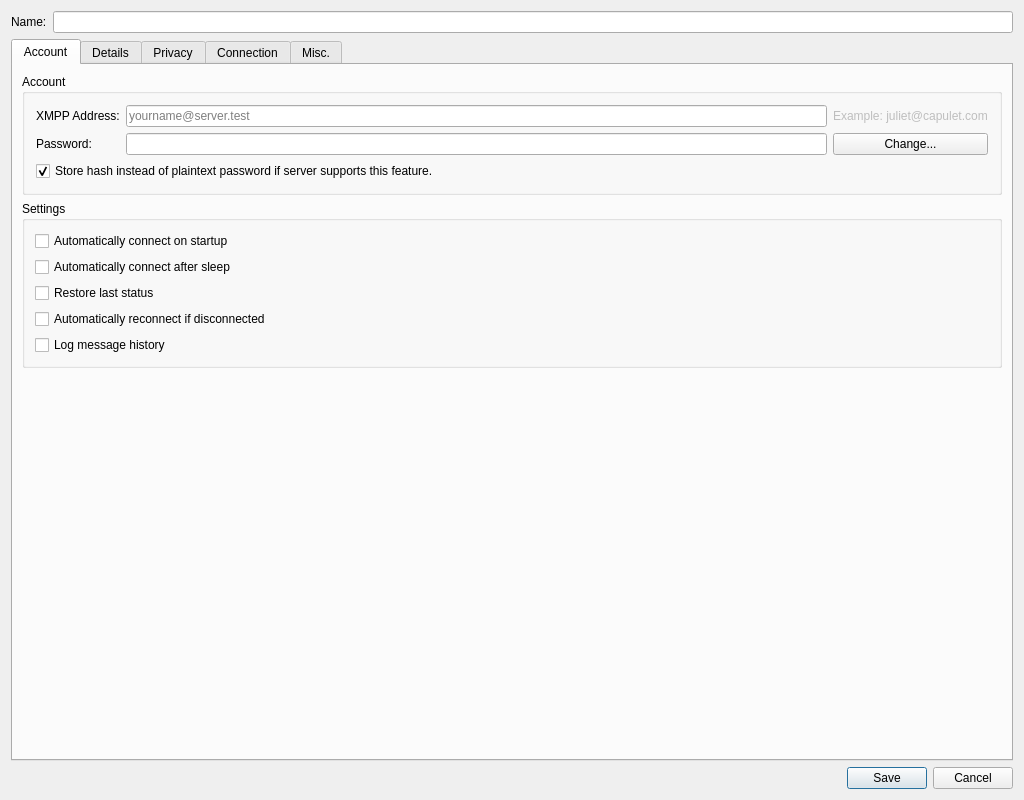
<?xml version="1.0" encoding="UTF-8"?>
<ui version="4.0">
 <class>AccountModify</class>
 <widget class="QDialog" name="AccountModify">
  <property name="geometry">
   <rect>
    <x>0</x>
    <y>0</y>
    <width>1024</width>
    <height>800</height>
   </rect>
  </property>
  <property name="windowTitle">
   <string>Account Properties</string>
  </property>
  <property name="windowIcon">
   <iconset resource="../iconsets.qrc">
    <normaloff>:/iconsets/system/default/account.png</normaloff>:/iconsets/system/default/account.png</iconset>
  </property>
  <layout class="QVBoxLayout" name="_2">
   <item>
    <layout class="QHBoxLayout" name="_3">
     <item>
      <widget class="QLabel" name="lb_name">
       <property name="text">
        <string>Name:</string>
       </property>
      </widget>
     </item>
     <item>
      <widget class="QLineEdit" name="le_name"/>
     </item>
    </layout>
   </item>
   <item>
    <widget class="QTabWidget" name="tab_main">
     <property name="tabShape">
      <enum>QTabWidget::Rounded</enum>
     </property>
     <property name="currentIndex">
      <number>0</number>
     </property>
     <widget class="QWidget" name="tab_account">
      <attribute name="title">
       <string>Account</string>
      </attribute>
      <layout class="QVBoxLayout">
       <property name="spacing">
        <number>6</number>
       </property>
       <property name="leftMargin">
        <number>9</number>
       </property>
       <property name="topMargin">
        <number>9</number>
       </property>
       <property name="rightMargin">
        <number>9</number>
       </property>
       <property name="bottomMargin">
        <number>9</number>
       </property>
       <item>
        <widget class="QGroupBox" name="gb_account">
         <property name="title">
          <string>Account</string>
         </property>
         <layout class="QVBoxLayout">
          <property name="spacing">
           <number>6</number>
          </property>
          <property name="leftMargin">
           <number>11</number>
          </property>
          <property name="topMargin">
           <number>11</number>
          </property>
          <property name="rightMargin">
           <number>11</number>
          </property>
          <property name="bottomMargin">
           <number>11</number>
          </property>
          <item>
           <layout class="QGridLayout">
            <property name="leftMargin">
             <number>0</number>
            </property>
            <property name="topMargin">
             <number>0</number>
            </property>
            <property name="rightMargin">
             <number>0</number>
            </property>
            <property name="bottomMargin">
             <number>0</number>
            </property>
            <property name="spacing">
             <number>6</number>
            </property>
            <item row="0" column="0">
             <widget class="QLabel" name="lb_jid">
              <property name="text">
               <string>XMPP Address:</string>
              </property>
             </widget>
            </item>
            <item row="0" column="1">
             <widget class="QLineEdit" name="le_jid">
              <property name="toolTip">
               <string>Example: juliet@capulet.com</string>
              </property>
              <property name="inputMethodHints">
               <set>Qt::ImhEmailCharactersOnly|Qt::ImhNoAutoUppercase|Qt::ImhPreferLatin|Qt::ImhPreferLowercase</set>
              </property>
              <property name="placeholderText">
               <string extracomment="Like email">yourname@server.test</string>
              </property>
             </widget>
            </item>
            <item row="0" column="2">
             <widget class="QLabel" name="lb_example">
              <property name="enabled">
               <bool>false</bool>
              </property>
              <property name="text">
               <string>Example: juliet@capulet.com</string>
              </property>
             </widget>
            </item>
            <item row="1" column="0">
             <widget class="QLabel" name="textLabel1">
              <property name="text">
               <string>Password:</string>
              </property>
             </widget>
            </item>
            <item row="1" column="1">
             <widget class="QLineEdit" name="le_pass">
              <property name="inputMethodHints">
               <set>Qt::ImhNoAutoUppercase|Qt::ImhNoPredictiveText|Qt::ImhPreferLatin|Qt::ImhSensitiveData</set>
              </property>
              <property name="echoMode">
               <enum>QLineEdit::Password</enum>
              </property>
             </widget>
            </item>
            <item row="1" column="2">
             <widget class="QPushButton" name="pb_changepw">
              <property name="text">
               <string>Change...</string>
              </property>
             </widget>
            </item>
            <item row="2" column="0" colspan="3">
             <widget class="QCheckBox" name="ck_scram_salted_password">
              <property name="toolTip">
               <string>&lt;b&gt;Attention!&lt;/b&gt;
                &lt;br/&gt;
                When you enable this option you will not be able to find your password in config files. Only hash text will be there. So if you forget your password, it will be lost if you have not make a backup somewhere else.</string>
              </property>
              <property name="text">
               <string>Store hash instead of plaintext password if server supports this feature.</string>
              </property>
              <property name="checked">
               <bool>true</bool>
              </property>
             </widget>
            </item>
           </layout>
          </item>
         </layout>
        </widget>
       </item>
       <item>
        <widget class="QGroupBox" name="groupBox46">
         <property name="title">
          <string>Settings</string>
         </property>
         <layout class="QVBoxLayout">
          <property name="spacing">
           <number>6</number>
          </property>
          <property name="leftMargin">
           <number>10</number>
          </property>
          <property name="topMargin">
           <number>10</number>
          </property>
          <property name="rightMargin">
           <number>10</number>
          </property>
          <property name="bottomMargin">
           <number>10</number>
          </property>
          <item>
           <widget class="QCheckBox" name="ck_auto">
            <property name="text">
             <string>Automatically connect on startup</string>
            </property>
           </widget>
          </item>
          <item>
           <widget class="QCheckBox" name="ck_connectAfterSleep">
            <property name="text">
             <string>Automatically connect after sleep</string>
            </property>
           </widget>
          </item>
          <item>
           <widget class="QCheckBox" name="ck_autoSameStatus">
            <property name="text">
             <string>Restore last status</string>
            </property>
           </widget>
          </item>
          <item>
           <widget class="QCheckBox" name="ck_reconn">
            <property name="text">
             <string>Automatically reconnect if disconnected</string>
            </property>
           </widget>
          </item>
          <item>
           <widget class="QCheckBox" name="ck_log">
            <property name="text">
             <string>Log message history</string>
            </property>
           </widget>
          </item>
         </layout>
        </widget>
       </item>
       <item>
        <spacer>
         <property name="orientation">
          <enum>Qt::Vertical</enum>
         </property>
         <property name="sizeType">
          <enum>QSizePolicy::Expanding</enum>
         </property>
         <property name="sizeHint" stdset="0">
          <size>
           <width>20</width>
           <height>0</height>
          </size>
         </property>
        </spacer>
       </item>
      </layout>
     </widget>
     <widget class="QWidget" name="tab_details">
      <attribute name="title">
       <string>Details</string>
      </attribute>
      <layout class="QVBoxLayout">
       <property name="spacing">
        <number>6</number>
       </property>
       <property name="leftMargin">
        <number>9</number>
       </property>
       <property name="topMargin">
        <number>9</number>
       </property>
       <property name="rightMargin">
        <number>9</number>
       </property>
       <property name="bottomMargin">
        <number>9</number>
       </property>
       <item>
        <widget class="QGroupBox" name="gb_personal">
         <property name="title">
          <string>Personal Information</string>
         </property>
         <layout class="QVBoxLayout">
          <property name="spacing">
           <number>6</number>
          </property>
          <property name="leftMargin">
           <number>11</number>
          </property>
          <property name="topMargin">
           <number>11</number>
          </property>
          <property name="rightMargin">
           <number>11</number>
          </property>
          <property name="bottomMargin">
           <number>11</number>
          </property>
          <item>
           <widget class="QLabel" name="TextLabel3">
            <property name="text">
             <string>&lt;qt&gt;Information about you is stored as a VCard on the server, which other people can retrieve at any time.&lt;/qt&gt;</string>
            </property>
            <property name="wordWrap">
             <bool>true</bool>
            </property>
           </widget>
          </item>
          <item>
           <layout class="QHBoxLayout">
            <property name="spacing">
             <number>6</number>
            </property>
            <property name="leftMargin">
             <number>0</number>
            </property>
            <property name="topMargin">
             <number>0</number>
            </property>
            <property name="rightMargin">
             <number>0</number>
            </property>
            <property name="bottomMargin">
             <number>0</number>
            </property>
            <item>
             <spacer>
              <property name="orientation">
               <enum>Qt::Horizontal</enum>
              </property>
              <property name="sizeType">
               <enum>QSizePolicy::Expanding</enum>
              </property>
              <property name="sizeHint" stdset="0">
               <size>
                <width>0</width>
                <height>0</height>
               </size>
              </property>
             </spacer>
            </item>
            <item>
             <widget class="QPushButton" name="pb_vcard">
              <property name="text">
               <string>Edit Personal &amp;Details...</string>
              </property>
             </widget>
            </item>
           </layout>
          </item>
         </layout>
        </widget>
       </item>
       <item>
        <spacer>
         <property name="orientation">
          <enum>Qt::Vertical</enum>
         </property>
         <property name="sizeType">
          <enum>QSizePolicy::Expanding</enum>
         </property>
         <property name="sizeHint" stdset="0">
          <size>
           <width>20</width>
           <height>0</height>
          </size>
         </property>
        </spacer>
       </item>
      </layout>
     </widget>
     <widget class="QWidget" name="tab_privacy">
      <attribute name="title">
       <string>Privacy</string>
      </attribute>
      <layout class="QVBoxLayout">
       <property name="spacing">
        <number>6</number>
       </property>
       <property name="leftMargin">
        <number>9</number>
       </property>
       <property name="topMargin">
        <number>9</number>
       </property>
       <property name="rightMargin">
        <number>9</number>
       </property>
       <property name="bottomMargin">
        <number>9</number>
       </property>
       <item>
        <widget class="QStackedWidget" name="ws_privacy">
         <property name="currentIndex">
          <number>1</number>
         </property>
         <widget class="QWidget" name="pg_privacyStatus">
          <layout class="QVBoxLayout">
           <property name="spacing">
            <number>6</number>
           </property>
           <property name="leftMargin">
            <number>0</number>
           </property>
           <property name="topMargin">
            <number>0</number>
           </property>
           <property name="rightMargin">
            <number>0</number>
           </property>
           <property name="bottomMargin">
            <number>0</number>
           </property>
           <item>
            <spacer>
             <property name="orientation">
              <enum>Qt::Vertical</enum>
             </property>
             <property name="sizeHint" stdset="0">
              <size>
               <width>20</width>
               <height>0</height>
              </size>
             </property>
            </spacer>
           </item>
           <item>
            <widget class="QLabel" name="lb_privacyStatus">
             <property name="text">
              <string/>
             </property>
             <property name="alignment">
              <set>Qt::AlignCenter</set>
             </property>
            </widget>
           </item>
           <item>
            <spacer>
             <property name="orientation">
              <enum>Qt::Vertical</enum>
             </property>
             <property name="sizeHint" stdset="0">
              <size>
               <width>20</width>
               <height>0</height>
              </size>
             </property>
            </spacer>
           </item>
          </layout>
         </widget>
         <widget class="QWidget" name="pg_privacy">
          <layout class="QVBoxLayout">
           <property name="spacing">
            <number>6</number>
           </property>
           <property name="leftMargin">
            <number>0</number>
           </property>
           <property name="topMargin">
            <number>0</number>
           </property>
           <property name="rightMargin">
            <number>0</number>
           </property>
           <property name="bottomMargin">
            <number>0</number>
           </property>
           <item>
            <widget class="QGroupBox" name="groupBox">
             <property name="title">
              <string>Blocked Contacts</string>
             </property>
             <layout class="QHBoxLayout">
              <property name="spacing">
               <number>6</number>
              </property>
              <property name="leftMargin">
               <number>9</number>
              </property>
              <property name="topMargin">
               <number>9</number>
              </property>
              <property name="rightMargin">
               <number>9</number>
              </property>
              <property name="bottomMargin">
               <number>9</number>
              </property>
              <item>
               <widget class="QListView" name="lv_blocked"/>
              </item>
              <item>
               <layout class="QVBoxLayout">
                <property name="spacing">
                 <number>6</number>
                </property>
                <property name="leftMargin">
                 <number>0</number>
                </property>
                <property name="topMargin">
                 <number>0</number>
                </property>
                <property name="rightMargin">
                 <number>0</number>
                </property>
                <property name="bottomMargin">
                 <number>0</number>
                </property>
                <item>
                 <widget class="QPushButton" name="pb_addBlock">
                  <property name="text">
                   <string>Add</string>
                  </property>
                 </widget>
                </item>
                <item>
                 <widget class="QPushButton" name="pb_removeBlock">
                  <property name="text">
                   <string>Remove</string>
                  </property>
                 </widget>
                </item>
                <item>
                 <spacer>
                  <property name="orientation">
                   <enum>Qt::Vertical</enum>
                  </property>
                  <property name="sizeHint" stdset="0">
                   <size>
                    <width>20</width>
                    <height>0</height>
                   </size>
                  </property>
                 </spacer>
                </item>
               </layout>
              </item>
             </layout>
            </widget>
           </item>
           <item>
            <layout class="QHBoxLayout">
             <property name="spacing">
              <number>6</number>
             </property>
             <property name="leftMargin">
              <number>0</number>
             </property>
             <property name="topMargin">
              <number>0</number>
             </property>
             <property name="rightMargin">
              <number>0</number>
             </property>
             <property name="bottomMargin">
              <number>0</number>
             </property>
             <item>
              <widget class="QLabel" name="lb_customPrivacy">
               <property name="text">
                <string>You are using advanced settings. This list may not be accurate.</string>
               </property>
               <property name="wordWrap">
                <bool>true</bool>
               </property>
              </widget>
             </item>
             <item>
              <spacer>
               <property name="orientation">
                <enum>Qt::Horizontal</enum>
               </property>
               <property name="sizeHint" stdset="0">
                <size>
                 <width>0</width>
                 <height>20</height>
                </size>
               </property>
              </spacer>
             </item>
             <item>
              <widget class="QPushButton" name="pb_privacy">
               <property name="text">
                <string>Advanced ...</string>
               </property>
              </widget>
             </item>
            </layout>
           </item>
          </layout>
         </widget>
        </widget>
       </item>
      </layout>
     </widget>
     <widget class="QWidget" name="tab_connection">
      <attribute name="title">
       <string>Connection</string>
      </attribute>
      <layout class="QVBoxLayout">
       <property name="spacing">
        <number>6</number>
       </property>
       <property name="leftMargin">
        <number>9</number>
       </property>
       <property name="topMargin">
        <number>9</number>
       </property>
       <property name="rightMargin">
        <number>9</number>
       </property>
       <property name="bottomMargin">
        <number>9</number>
       </property>
       <item>
        <layout class="QHBoxLayout">
         <property name="spacing">
          <number>6</number>
         </property>
         <property name="leftMargin">
          <number>0</number>
         </property>
         <property name="topMargin">
          <number>0</number>
         </property>
         <property name="rightMargin">
          <number>0</number>
         </property>
         <property name="bottomMargin">
          <number>0</number>
         </property>
         <item>
          <widget class="QLabel" name="lb_proxy">
           <property name="text">
            <string>Connection proxy:</string>
           </property>
          </widget>
         </item>
         <item>
          <widget class="QLabel" name="lb_proxychooser">
           <property name="text">
            <string>proxychooser</string>
           </property>
          </widget>
         </item>
        </layout>
       </item>
       <item>
        <widget class="QCheckBox" name="ck_useProxyForUpload">
         <property name="text">
          <string>Use this proxy server for HTTP file upload</string>
         </property>
        </widget>
       </item>
       <item>
        <widget class="QCheckBox" name="ck_compress">
         <property name="text">
          <string>Compress traffic (if possible)</string>
         </property>
        </widget>
       </item>
       <item>
        <widget class="QCheckBox" name="ck_keepAlive">
         <property name="text">
          <string>Send &quot;keep-alive&quot; packets (to prevent timeouts)</string>
         </property>
        </widget>
       </item>
       <item>
        <widget class="QCheckBox" name="ck_enableSM">
         <property name="text">
          <string>Enable Stream Management if possible</string>
         </property>
        </widget>
       </item>
       <item>
        <widget class="QCheckBox" name="ck_host">
         <property name="text">
          <string>Manually Specify Server Host/Port:</string>
         </property>
        </widget>
       </item>
       <item>
        <layout class="QHBoxLayout">
         <property name="spacing">
          <number>6</number>
         </property>
         <property name="leftMargin">
          <number>0</number>
         </property>
         <property name="topMargin">
          <number>0</number>
         </property>
         <property name="rightMargin">
          <number>0</number>
         </property>
         <property name="bottomMargin">
          <number>0</number>
         </property>
         <item>
          <widget class="QLabel" name="lb_host">
           <property name="text">
            <string>Host:</string>
           </property>
          </widget>
         </item>
         <item>
          <widget class="QLineEdit" name="le_host"/>
         </item>
         <item>
          <widget class="QLabel" name="lb_port">
           <property name="text">
            <string>Port:</string>
           </property>
          </widget>
         </item>
         <item>
          <widget class="QLineEdit" name="le_port">
           <property name="minimumSize">
            <size>
             <width>80</width>
             <height>0</height>
            </size>
           </property>
           <property name="maximumSize">
            <size>
             <width>120</width>
             <height>32767</height>
            </size>
           </property>
          </widget>
         </item>
        </layout>
       </item>
       <item>
        <layout class="QHBoxLayout">
         <property name="spacing">
          <number>6</number>
         </property>
         <property name="leftMargin">
          <number>0</number>
         </property>
         <property name="topMargin">
          <number>0</number>
         </property>
         <property name="rightMargin">
          <number>0</number>
         </property>
         <property name="bottomMargin">
          <number>0</number>
         </property>
         <item>
          <widget class="QLabel" name="lb_ssl">
           <property name="text">
            <string>Encrypt connection:</string>
           </property>
          </widget>
         </item>
         <item>
          <widget class="QComboBox" name="cb_ssl">
           <property name="sizePolicy">
            <sizepolicy hsizetype="Minimum" vsizetype="Fixed">
             <horstretch>0</horstretch>
             <verstretch>0</verstretch>
            </sizepolicy>
           </property>
           <property name="sizeAdjustPolicy">
            <enum>QComboBox::AdjustToContents</enum>
           </property>
          </widget>
         </item>
         <item>
          <spacer>
           <property name="orientation">
            <enum>Qt::Horizontal</enum>
           </property>
           <property name="sizeType">
            <enum>QSizePolicy::Expanding</enum>
           </property>
           <property name="sizeHint" stdset="0">
            <size>
             <width>0</width>
             <height>16</height>
            </size>
           </property>
          </spacer>
         </item>
        </layout>
       </item>
       <item>
        <layout class="QHBoxLayout">
         <property name="spacing">
          <number>6</number>
         </property>
         <property name="leftMargin">
          <number>0</number>
         </property>
         <property name="topMargin">
          <number>0</number>
         </property>
         <property name="rightMargin">
          <number>0</number>
         </property>
         <property name="bottomMargin">
          <number>0</number>
         </property>
         <item>
          <widget class="QLabel" name="lb_plain">
           <property name="text">
            <string>Allow plaintext authentication:</string>
           </property>
          </widget>
         </item>
         <item>
          <widget class="QComboBox" name="cb_plain">
           <property name="sizePolicy">
            <sizepolicy hsizetype="Minimum" vsizetype="Fixed">
             <horstretch>0</horstretch>
             <verstretch>0</verstretch>
            </sizepolicy>
           </property>
           <property name="sizeAdjustPolicy">
            <enum>QComboBox::AdjustToContents</enum>
           </property>
          </widget>
         </item>
         <item>
          <spacer>
           <property name="orientation">
            <enum>Qt::Horizontal</enum>
           </property>
           <property name="sizeType">
            <enum>QSizePolicy::Expanding</enum>
           </property>
           <property name="sizeHint" stdset="0">
            <size>
             <width>0</width>
             <height>16</height>
            </size>
           </property>
          </spacer>
         </item>
        </layout>
       </item>
       <item>
        <widget class="QCheckBox" name="ck_req_mutual">
         <property name="text">
          <string>Require mutual authentication</string>
         </property>
        </widget>
       </item>
       <item>
        <layout class="QHBoxLayout">
         <property name="spacing">
          <number>6</number>
         </property>
         <property name="leftMargin">
          <number>0</number>
         </property>
         <property name="topMargin">
          <number>0</number>
         </property>
         <property name="rightMargin">
          <number>0</number>
         </property>
         <property name="bottomMargin">
          <number>0</number>
         </property>
         <item>
          <widget class="QLabel" name="lb_security_level">
           <property name="text">
            <string>SASL Security Level:</string>
           </property>
          </widget>
         </item>
         <item>
          <widget class="QComboBox" name="cb_security_level">
           <property name="sizePolicy">
            <sizepolicy hsizetype="Minimum" vsizetype="Fixed">
             <horstretch>0</horstretch>
             <verstretch>0</verstretch>
            </sizepolicy>
           </property>
           <property name="sizeAdjustPolicy">
            <enum>QComboBox::AdjustToContents</enum>
           </property>
          </widget>
         </item>
         <item>
          <spacer>
           <property name="orientation">
            <enum>Qt::Horizontal</enum>
           </property>
           <property name="sizeType">
            <enum>QSizePolicy::Expanding</enum>
           </property>
           <property name="sizeHint" stdset="0">
            <size>
             <width>0</width>
             <height>16</height>
            </size>
           </property>
          </spacer>
         </item>
        </layout>
       </item>
      </layout>
     </widget>
     <widget class="QWidget" name="tab_misc">
      <attribute name="title">
       <string>Misc.</string>
      </attribute>
      <layout class="QVBoxLayout" name="verticalLayout_2">
       <item>
        <layout class="QHBoxLayout" name="horizontalLayout_3">
         <item>
          <widget class="QLabel" name="lb_resource">
           <property name="text">
            <string>Resource:</string>
           </property>
          </widget>
         </item>
         <item>
          <widget class="QComboBox" name="cb_resource"/>
         </item>
         <item>
          <widget class="QLineEdit" name="le_resource">
           <property name="minimumSize">
            <size>
             <width>100</width>
             <height>0</height>
            </size>
           </property>
          </widget>
         </item>
        </layout>
       </item>
       <item>
        <layout class="QHBoxLayout">
         <property name="spacing">
          <number>6</number>
         </property>
         <property name="leftMargin">
          <number>0</number>
         </property>
         <property name="topMargin">
          <number>0</number>
         </property>
         <property name="rightMargin">
          <number>0</number>
         </property>
         <property name="bottomMargin">
          <number>0</number>
         </property>
         <item>
          <widget class="QLabel" name="lb_priority">
           <property name="text">
            <string>Default priority:</string>
           </property>
          </widget>
         </item>
         <item>
          <widget class="QComboBox" name="cb_priority"/>
         </item>
         <item>
          <widget class="QSpinBox" name="sb_priority">
           <property name="minimumSize">
            <size>
             <width>60</width>
             <height>0</height>
            </size>
           </property>
           <property name="maximumSize">
            <size>
             <width>60</width>
             <height>16777215</height>
            </size>
           </property>
           <property name="minimum">
            <number>-128</number>
           </property>
           <property name="maximum">
            <number>127</number>
           </property>
          </widget>
         </item>
        </layout>
       </item>
       <item>
        <widget class="QGroupBox" name="groupBox_3">
         <property name="title">
          <string>Data Transfer</string>
         </property>
         <layout class="QVBoxLayout" name="verticalLayout_3">
          <item>
           <widget class="QCheckBox" name="ck_ibbOnly">
            <property name="text">
             <string>In-Band only (slow)</string>
            </property>
           </widget>
          </item>
          <item>
           <layout class="QHBoxLayout">
            <property name="spacing">
             <number>6</number>
            </property>
            <property name="leftMargin">
             <number>0</number>
            </property>
            <property name="topMargin">
             <number>0</number>
            </property>
            <property name="rightMargin">
             <number>0</number>
            </property>
            <property name="bottomMargin">
             <number>0</number>
            </property>
            <item>
             <widget class="QLabel" name="lb_dtProxy">
              <property name="text">
               <string>Proxy:</string>
              </property>
             </widget>
            </item>
            <item>
             <widget class="QLineEdit" name="le_dtProxy"/>
            </item>
           </layout>
          </item>
         </layout>
        </widget>
       </item>
       <item>
        <widget class="QGroupBox" name="groupBox_2">
         <property name="title">
          <string>STUN/TURN</string>
         </property>
         <layout class="QVBoxLayout" name="verticalLayout">
          <item>
           <layout class="QHBoxLayout">
            <item>
             <widget class="QLabel" name="lb_stunHost">
              <property name="text">
               <string>Host:</string>
              </property>
             </widget>
            </item>
            <item>
             <widget class="QComboBox" name="cb_stunHost">
              <property name="sizePolicy">
               <sizepolicy hsizetype="Expanding" vsizetype="Fixed">
                <horstretch>0</horstretch>
                <verstretch>0</verstretch>
               </sizepolicy>
              </property>
              <property name="editable">
               <bool>true</bool>
              </property>
              <property name="insertPolicy">
               <enum>QComboBox::NoInsert</enum>
              </property>
             </widget>
            </item>
           </layout>
          </item>
          <item>
           <layout class="QHBoxLayout" name="horizontalLayout">
            <item>
             <widget class="QLabel" name="label">
              <property name="text">
               <string>Username:</string>
              </property>
             </widget>
            </item>
            <item>
             <widget class="QLineEdit" name="le_stunUser">
              <property name="text">
               <string/>
              </property>
             </widget>
            </item>
            <item>
             <widget class="QLabel" name="label_2">
              <property name="text">
               <string>Password:</string>
              </property>
             </widget>
            </item>
            <item>
             <widget class="QLineEdit" name="le_stunPass">
              <property name="echoMode">
               <enum>QLineEdit::Password</enum>
              </property>
             </widget>
            </item>
           </layout>
          </item>
          <item>
           <widget class="QCheckBox" name="cb_onlyMyTurn">
            <property name="toolTip">
             <string>This option disables peer-to-peer connections and also connections to TURN servers provided by the other peer.&lt;br&gt;&lt;br&gt;&lt;b&gt;Warning: &lt;/b&gt;While this hides your IP address, it makes the connection impossible if TURN server options above are invalid or empty.</string>
            </property>
            <property name="text">
             <string>Disable connections potentially exposing my IP address</string>
            </property>
           </widget>
          </item>
         </layout>
        </widget>
       </item>
       <item>
        <widget class="QCheckBox" name="ck_custom_auth">
         <property name="text">
          <string>Authenticate as:</string>
         </property>
        </widget>
       </item>
       <item>
        <layout class="QHBoxLayout">
         <property name="spacing">
          <number>6</number>
         </property>
         <property name="leftMargin">
          <number>0</number>
         </property>
         <property name="topMargin">
          <number>0</number>
         </property>
         <property name="rightMargin">
          <number>0</number>
         </property>
         <property name="bottomMargin">
          <number>0</number>
         </property>
         <item>
          <widget class="QLabel" name="lb_authid">
           <property name="enabled">
            <bool>false</bool>
           </property>
           <property name="text">
            <string>Username:</string>
           </property>
          </widget>
         </item>
         <item>
          <widget class="QLineEdit" name="le_authid">
           <property name="enabled">
            <bool>false</bool>
           </property>
           <property name="sizePolicy">
            <sizepolicy hsizetype="Expanding" vsizetype="Fixed">
             <horstretch>2</horstretch>
             <verstretch>0</verstretch>
            </sizepolicy>
           </property>
          </widget>
         </item>
         <item>
          <widget class="QLabel" name="lb_realm">
           <property name="enabled">
            <bool>false</bool>
           </property>
           <property name="text">
            <string>Realm:</string>
           </property>
          </widget>
         </item>
         <item>
          <widget class="QLineEdit" name="le_realm">
           <property name="enabled">
            <bool>false</bool>
           </property>
           <property name="sizePolicy">
            <sizepolicy hsizetype="Expanding" vsizetype="Fixed">
             <horstretch>3</horstretch>
             <verstretch>0</verstretch>
            </sizepolicy>
           </property>
          </widget>
         </item>
        </layout>
       </item>
      </layout>
     </widget>
    </widget>
   </item>
   <item>
    <widget class="QDialogButtonBox" name="buttonBox">
     <property name="standardButtons">
      <set>QDialogButtonBox::Cancel|QDialogButtonBox::Save</set>
     </property>
    </widget>
   </item>
  </layout>
 </widget>
 <layoutdefault spacing="6" margin="11"/>
 <tabstops>
  <tabstop>le_name</tabstop>
  <tabstop>tab_main</tabstop>
  <tabstop>le_jid</tabstop>
  <tabstop>le_pass</tabstop>
  <tabstop>pb_changepw</tabstop>
  <tabstop>ck_scram_salted_password</tabstop>
  <tabstop>ck_auto</tabstop>
  <tabstop>ck_connectAfterSleep</tabstop>
  <tabstop>ck_autoSameStatus</tabstop>
  <tabstop>ck_reconn</tabstop>
  <tabstop>ck_log</tabstop>
  <tabstop>pb_vcard</tabstop>
  <tabstop>lv_blocked</tabstop>
  <tabstop>pb_addBlock</tabstop>
  <tabstop>pb_removeBlock</tabstop>
  <tabstop>pb_privacy</tabstop>
  <tabstop>ck_useProxyForUpload</tabstop>
  <tabstop>ck_compress</tabstop>
  <tabstop>ck_keepAlive</tabstop>
  <tabstop>ck_enableSM</tabstop>
  <tabstop>ck_host</tabstop>
  <tabstop>le_host</tabstop>
  <tabstop>cb_ssl</tabstop>
  <tabstop>le_port</tabstop>
  <tabstop>cb_plain</tabstop>
  <tabstop>ck_req_mutual</tabstop>
  <tabstop>cb_security_level</tabstop>
  <tabstop>cb_resource</tabstop>
  <tabstop>le_resource</tabstop>
  <tabstop>cb_priority</tabstop>
  <tabstop>sb_priority</tabstop>
  <tabstop>ck_ibbOnly</tabstop>
  <tabstop>le_dtProxy</tabstop>
  <tabstop>cb_stunHost</tabstop>
  <tabstop>le_stunUser</tabstop>
  <tabstop>le_stunPass</tabstop>
  <tabstop>cb_onlyMyTurn</tabstop>
  <tabstop>ck_custom_auth</tabstop>
  <tabstop>le_authid</tabstop>
  <tabstop>le_realm</tabstop>
 </tabstops>
 <resources>
  <include location="../iconsets.qrc"/>
 </resources>
 <connections>
  <connection>
   <sender>buttonBox</sender>
   <signal>rejected()</signal>
   <receiver>AccountModify</receiver>
   <slot>reject()</slot>
   <hints>
    <hint type="sourcelabel">
     <x>346</x>
     <y>439</y>
    </hint>
    <hint type="destinationlabel">
     <x>523</x>
     <y>386</y>
    </hint>
   </hints>
  </connection>
 </connections>
</ui>
